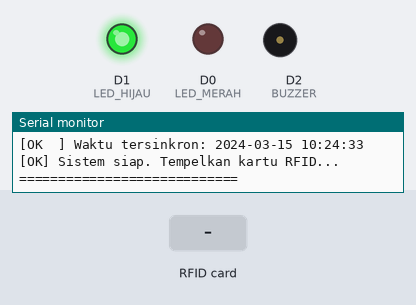
The sketch below on a simulated ESP8266 (NodeMCU). Parts: output pins drawn as LEDs (lit = HIGH), buzzer (waves = sounding, pin HIGH), the last lines printed to the serial monitor. Dashed ring = blinking. The inputs (shaded band) are chosen by the test bench. WiFi joins after 1.5 s; servers stay silent unless stated; uploads are accepted with an empty reply; the local clock reads 2024-03-15 10:24:30 at power-on unless the sketch sets it.

Above: at 4.7 s.
4.8 s: RFID card 5E 7A 19 C4 held to the reader
At 5.19 s:
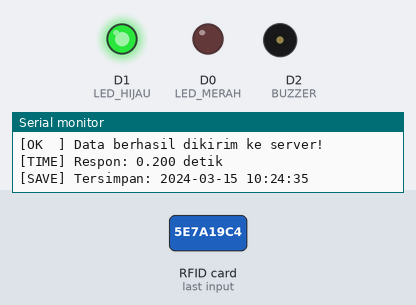
At 5.71 s:
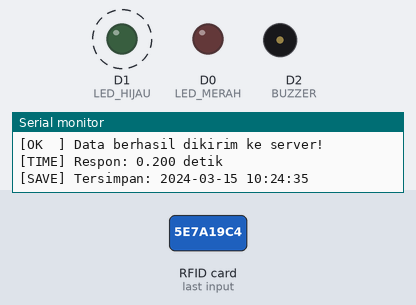
Timing chart, 0 to 7.8 s (numbered marks = the images above; inputs shaded):
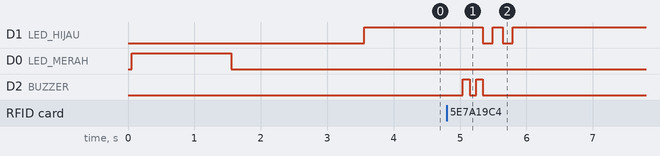

Measured:
- after the input at 4.8 s, D1 (LED_HIJAU): alternates HIGH for 0.15 s and LOW for 0.15 s, 4 changes in all, then stays HIGH, starting after 0.54 s; D2 (BUZZER): alternates HIGH for 0.10 s and LOW for 0.10 s, 4 changes in all, then stays LOW, starting after 0.24 s

The sketch:

rfid_attendance.ino
```cpp
#include <SPI.h>
#include <MFRC522.h>
#include <ESP8266WiFi.h>
#include <ESP8266HTTPClient.h>
#include <WiFiClient.h>
#include <ArduinoJson.h>
#include <time.h>

// ===== KONFIGURASI PIN =====
#define SS_PIN    D4
#define RST_PIN   D3
#define BUZZER    D2
#define LED_HIJAU D1
#define LED_MERAH D0

// ===== KONFIGURASI WIFI & SERVER =====
const char* WIFI_SSID     = "Hekel";
const char* WIFI_PASSWORD = "27Mei1997";
const char* SERVER_URL    = "http://10.19.203.201:8000/api/rfid/detect";

// ===== KONFIGURASI NTP =====
const char* NTP_SERVER    = "pool.ntp.org";
const long  GMT_OFFSET    = 7 * 3600; // WIB = UTC+7
const int   DST_OFFSET    = 0;

MFRC522 rfid(SS_PIN, RST_PIN);

// ===== SETUP =====
void setup() {
  Serial.begin(115200);
  SPI.begin();
  rfid.PCD_Init();

  pinMode(BUZZER, OUTPUT);
  pinMode(LED_HIJAU, OUTPUT);
  pinMode(LED_MERAH, OUTPUT);
  digitalWrite(BUZZER, LOW);
  digitalWrite(LED_HIJAU, LOW);
  digitalWrite(LED_MERAH, LOW);

  Serial.println("\n============================");
  Serial.println("   ESP8266 RFID System");
  Serial.println("============================");

  hubungkanWiFi();
  sinkronisasiWaktu();

  // LED Hijau menyala solid = sistem siap
  digitalWrite(LED_HIJAU, HIGH);

  Serial.println("[OK] Sistem siap. Tempelkan kartu RFID...");
  Serial.println("============================\n");
}

// ===== LOOP =====
void loop() {
  if (!rfid.PICC_IsNewCardPresent()) return;
  if (!rfid.PICC_ReadCardSerial()) return;

  // Catat waktu tap (epoch & string)
  unsigned long waktuTapEpoch = time(nullptr);
  String waktuTapStr = epochKeString(waktuTapEpoch);

  String uid = bacaUID();
  Serial.println("----------------------------");
  Serial.println("[INFO] Kartu terdeteksi!");
  Serial.println("[UID ] " + uid);
  Serial.println("[TAP ] " + waktuTapStr);

  unsigned long responMs;
  String waktuSimpanStr;
  int statusKirim = kirimKeServer(uid, waktuTapEpoch, responMs, waktuSimpanStr);

  if (statusKirim == 1) {
    Serial.println("[OK  ] Data berhasil dikirim ke server!");
    Serial.print("[TIME] Respon: ");
    Serial.print(responMs / 1000.0, 3);
    Serial.println(" detik");
    Serial.println("[SAVE] Tersimpan: " + waktuSimpanStr);
    berhasil();
  } else if (statusKirim == 2) {
    Serial.println("[INFO] Siswa sudah absen sebelumnya, tidak direcord ulang.");
    sudahAbsen();
  } else {
    Serial.println("[FAIL] Gagal mengirim data ke server!");
    gagal();
  }

  Serial.println("----------------------------\n");

  rfid.PICC_HaltA();
  rfid.PCD_StopCrypto1();
}

// ===== KONEKSI WIFI =====
void hubungkanWiFi() {
  Serial.print("[WIFI] Menghubungkan ke: ");
  Serial.println(WIFI_SSID);

  // LED Merah saat proses koneksi
  digitalWrite(LED_HIJAU, LOW);
  digitalWrite(LED_MERAH, HIGH);

  // Set WiFi mode untuk stability
  WiFi.mode(WIFI_STA);
  WiFi.setSleepMode(WIFI_NONE_SLEEP); // Matikan sleep mode untuk koneksi stabil
  WiFi.persistent(true);

  WiFi.begin(WIFI_SSID, WIFI_PASSWORD);

  int percobaan = 0;
  while (WiFi.status() != WL_CONNECTED) {
    delay(500);
    Serial.print(".");
    percobaan++;
    if (percobaan > 20) {
      Serial.println("\n[WARN] Gagal konek WiFi, restart...");
      ESP.restart();
    }
  }

  // WiFi terhubung: matikan merah
  digitalWrite(LED_MERAH, LOW);

  Serial.println("\n[OK  ] WiFi Terhubung!");
  Serial.print("[IP  ] ");
  Serial.println(WiFi.localIP());
  Serial.print("[RSSI] Signal strength: ");
  Serial.print(WiFi.RSSI());
  Serial.println(" dBm");

  // Tunggu WiFi stabil sebelum NTP
  delay(2000);
}

// ===== SINKRONISASI WAKTU NTP =====
void sinkronisasiWaktu() {
  Serial.print("[NTP ] Sinkronisasi waktu ke Asia pool...");
  configTime(GMT_OFFSET, DST_OFFSET, "asia.pool.ntp.org");

  // Tunggu sampai waktu valid (bukan epoch 0)
  int percobaan = 0;
  while (time(nullptr) < 1000000000UL) {
    delay(500);
    Serial.print(".");
    percobaan++;
    if (percobaan > 30) {
      Serial.println("\n[WARN] NTP gagal, waktu mungkin tidak akurat!");
      Serial.println("[INFO] Sistem tetap berjalan dengan waktu lokal.");
      return;
    }
  }
  Serial.println("\n[OK  ] Waktu tersinkron: " + epochKeString(time(nullptr)));
}

// ===== KONVERSI EPOCH KE STRING WAKTU =====
String epochKeString(unsigned long epoch) {
  time_t t = (time_t)epoch;
  struct tm* tmInfo = localtime(&t);
  char buffer[25];
  strftime(buffer, sizeof(buffer), "%Y-%m-%d %H:%M:%S", tmInfo);
  return String(buffer);
}

// ===== BACA UID KARTU =====
String bacaUID() {
  String uid = "";
  for (byte i = 0; i < rfid.uid.size; i++) {
    if (rfid.uid.uidByte[i] < 0x10) uid += "0";
    uid += String(rfid.uid.uidByte[i], HEX);
    if (i < rfid.uid.size - 1) uid += ":";
  }
  uid.toUpperCase();
  return uid;
}

// ===== KIRIM DATA KE SERVER (POST JSON) =====
// Mengembalikan: 1=berhasil, 2=duplicate/sudah absen, 0=gagal
int kirimKeServer(String uid, unsigned long waktuTap,
                  unsigned long &responMs, String &waktuSimpanStr) {
  responMs       = 0;
  waktuSimpanStr = "-";

  // Cek koneksi WiFi
  if (WiFi.status() != WL_CONNECTED) {
    Serial.println("[WARN] WiFi terputus! Mencoba reconnect...");
    hubungkanWiFi();
    return 0;
  }

  // Retry mechanism (maks 2x untuk kecepatan)
  const int MAX_RETRY = 2;
  int httpCode = -1;

  for (int retry = 1; retry <= MAX_RETRY; retry++) {
    WiFiClient client;
    HTTPClient http;

    http.begin(client, SERVER_URL);
    http.addHeader("Content-Type", "application/json");
    http.addHeader("Accept", "application/json");
    http.setTimeout(3000); // 3 detik timeout untuk fast fail

    // Body JSON dengan waktu tap
    StaticJsonDocument<200> doc;
    doc["uid"]       = uid;
    doc["waktu_tap"] = epochKeString(waktuTap);
    String body;
    serializeJson(doc, body);

    if (retry == 1) {
      Serial.println("[HTTP] Mengirim ke server...");
      Serial.println("[BODY] " + body);
    } else {
      Serial.println("[RETRY] Percobaan ke-" + String(retry) + "...");
    }

    // Ukur waktu respon
    unsigned long mulai = millis();
    httpCode = http.POST(body);
    responMs = millis() - mulai;

    Serial.println("[HTTP] Code: " + String(httpCode));

    // Jika sukses atau duplicate, keluar dari loop
    if (httpCode > 0) {
      String response = http.getString();
      Serial.println("[RESP] " + response);

      // Ambil waktu_simpan dari respons JSON server (opsional)
      StaticJsonDocument<256> resDoc;
      DeserializationError err = deserializeJson(resDoc, response);
      if (!err && resDoc.containsKey("waktu_simpan")) {
        waktuSimpanStr = resDoc["waktu_simpan"].as<String>();
      } else {
        waktuSimpanStr = epochKeString(time(nullptr));
      }

      http.end();
      break;
    } else {
      // Error negatif = connection issue
      Serial.println("[ERR ] Connection error: " + String(httpCode));
      if (httpCode == -1) Serial.println("      -> Connection refused");
      if (httpCode == -11) Serial.println("      -> DNS/Timeout/Server unreachable");
      http.end();

      if (retry < MAX_RETRY) {
        delay(500); // tunggu 0.5 detik sebelum retry
      }
    }
  }

  if (httpCode == 200 || httpCode == 201) return 1;
  if (httpCode == 409) return 2; // duplicate / sudah absen
  return 0;
}

// ===== EFEK BERHASIL (absen baru) =====
void berhasil() {
  digitalWrite(BUZZER, HIGH); delay(100);
  digitalWrite(BUZZER, LOW);  delay(100);
  digitalWrite(BUZZER, HIGH); delay(100);
  digitalWrite(BUZZER, LOW);

  // Kedip 2x cepat
  for (int i = 0; i < 2; i++) {
    digitalWrite(LED_HIJAU, LOW);
    delay(150);
    digitalWrite(LED_HIJAU, HIGH);
    delay(150);
  }
}

// ===== EFEK SUDAH ABSEN (duplicate) =====
void sudahAbsen() {
  digitalWrite(BUZZER, HIGH); delay(200);
  digitalWrite(BUZZER, LOW);

  // Kedip 1x lambat
  digitalWrite(LED_HIJAU, LOW);
  delay(400);
  digitalWrite(LED_HIJAU, HIGH);
}

// ===== EFEK GAGAL (WiFi/server error) =====
void gagal() {
  digitalWrite(LED_HIJAU, LOW); // matikan hijau dulu

  // LED Merah kedip 2x + bunyi panjang
  for (int i = 0; i < 2; i++) {
    digitalWrite(LED_MERAH, HIGH);
    digitalWrite(BUZZER, HIGH); delay(300);
    digitalWrite(LED_MERAH, LOW);
    digitalWrite(BUZZER, LOW);  delay(200);
  }

  digitalWrite(LED_HIJAU, HIGH); // kembalikan hijau (sistem masih siap)
}
```
